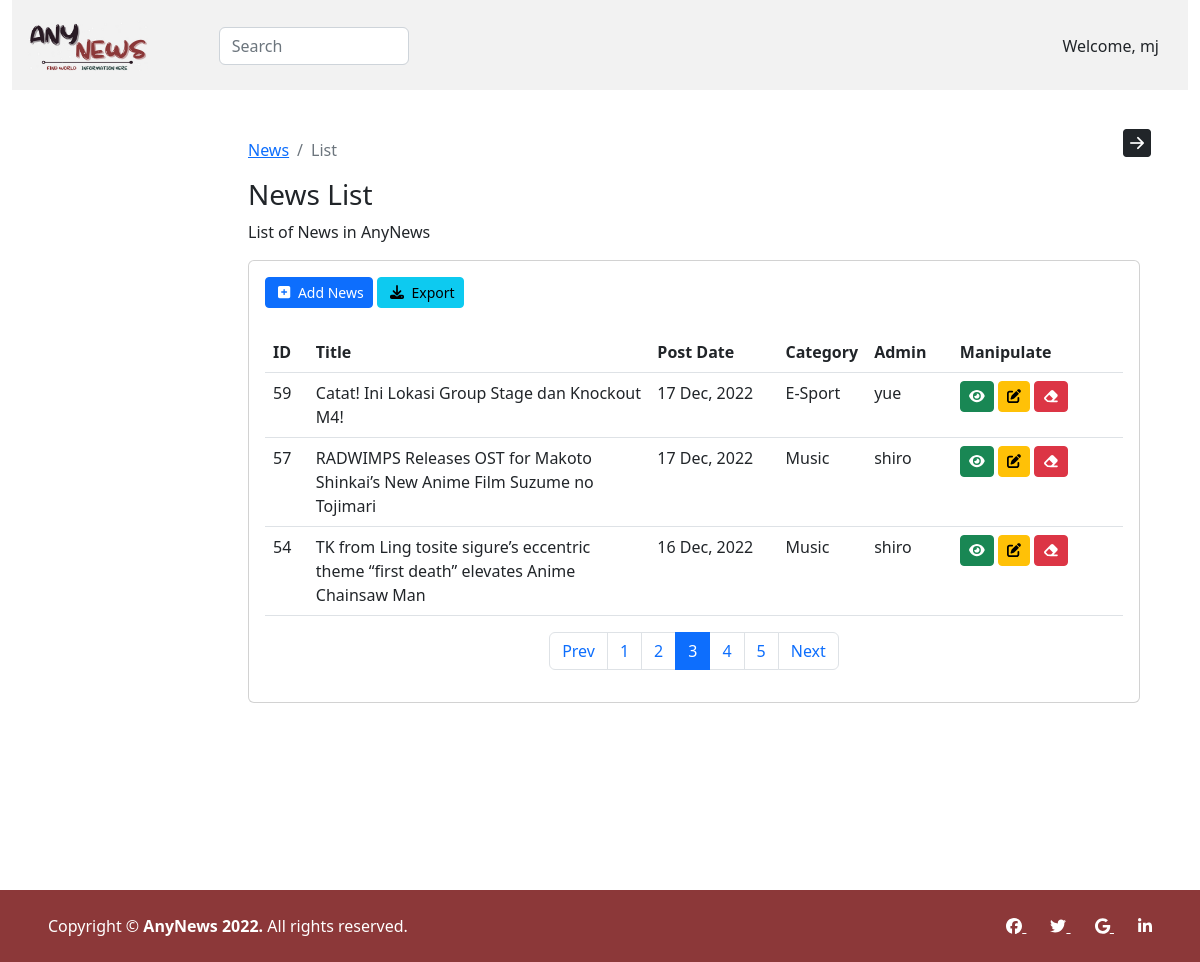
/admin/news/index.php?page=3 (signed in), run on the app's committed database.
### tables this page shows
CREATE TABLE `news` (
  `news_id` int(11) NOT NULL,
  `title` varchar(150) NOT NULL,
  `description` text NOT NULL,
  `post_date` varchar(50) NOT NULL,
  `category` varchar(100) NOT NULL,
  `admin` int(11) NOT NULL,
  `post_image` varchar(100) NOT NULL
);

CREATE TABLE `categories` (
  `category_id` int(11) NOT NULL,
  `category_name` varchar(100) NOT NULL,
  `post` int(11) NOT NULL
);

### admin/news/index.php (the view, shortened to what this page needs)
<!DOCTYPE html>
<html lang="en">
<head>
    <link href="../../assets/vendor/bootstrap/css/bootstrap.min.css" rel="stylesheet">
    <link href="../../assets/vendor/bootstrap-icons/bootstrap-icons.css" rel="stylesheet">
    <link href="../../assets/vendor/font-awesome/css/all.min.css" rel="stylesheet">
    <link href="../../assets/css/dashboard.css" rel="stylesheet">
</head>
<body>
    <div class="container-fluid">
        <?php include'nav-news.php' ?>
        <div class="container-fluid">
            <div class="row">
                <div class="col min-vh-100 p-4">
                    <button class="btn float-end" data-bs-toggle="offcanvas" data-bs-target="#offcanvas" role="button">
                        <i class="bi bi-arrow-right-square-fill fs-3" data-bs-toggle="offcanvas" data-bs-target="#offcanvas"></i>
                    </button>
                    <main class="col-md-9 ms-sm-auto col-lg-10 px-md-4 py-4">
                        <nav aria-label="breadcrumb">
                        <ol class="breadcrumb">
                            <li class="breadcrumb-item"><a href="index.php">News</a></li>
                            <li class="breadcrumb-item active" aria-current="page">List</li>
                        </ol>
                        </nav>
                        <h1 class="h3">News List</h1>
                        <p>List of News in AnyNews</p>
                        <div class="card">
                            <div class="card-body">
                                <a href="create.php" class="btn btn-block btn-primary btn-sm mb-4">
                                    <i class="fa-solid fa-square-plus mx-1"></i> Add News
                                </a>
                                <a href="../../print.php" class="btn btn-block btn-info btn-sm mb-4">
                                    <i class="fa-solid fa-download mx-1"></i> Export
                                </a>
                                <div class="table-responsive">
                                    <?php
                                        include'../../connect.php';
                                        $limit = 3;
                                        if(isset($_GET['page'])){
                                            $page = $_GET['page'];
                                        }else{
                                            $page = 1;
                                        }
                                        $offset = ($page - 1) * $limit;
                                        if($_SESSION['admin_role'] == '1'){
                                        $sql = "SELECT news.news_id, news.title, news.post_date,
                                                categories.category_name, admins.username, news.category
                                                FROM news
                                                LEFT JOIN categories ON news.category = categories.category_id
                                                LEFT JOIN admins ON news.admin = admins.admin_id
                                                ORDER BY news.news_id
                                                DESC LIMIT {$offset},{$limit}";
                                        }
                                        $result = mysqli_query($conn,$sql) or die("Query Failed.");
                                        if (mysqli_num_rows($result) > 0) {
                                    ?>
                                    <table class="table">
                                        <thead>
                                            <tr>
                                                <th width="5%" scope="col">ID</th>
                                                <th width="40%" scope="col">Title</th>
                                                <th width="15%" scope="col">Post Date</th>
                                                <th width="10%" scope="col">Category</th>
                                                <th width="10%" scope="col">Admin</th>
                                                <th width="20%" scope="col">Manipulate</th>
                                            </tr>
                                        </thead>
                                        <tbody>
                                            <?php while ($row = mysqli_fetch_assoc($result)) { ?>
                                                <tr>
                                                    <td class="id"><?php echo $row['news_id']; ?></td>
                                                    <td><?php echo $row['title']; ?></td>
                                                    <td><?php echo $row['post_date']; ?></td>
                                                    <td><?php echo $row['category_name']; ?></td>
                                                    <td><?php echo $row['username']; ?></td>
                                                    <td>
                                                        <a href='read.php?id=<?php echo $row["news_id"]; ?>' class="btn btn-sm btn-success"><i class="fa-solid fa-eye"></i></a>
                                                        <a href='update.php?id=<?php echo $row["news_id"]; ?>' class="btn btn-sm btn-warning"><i class="fa-solid fa-edit"></i></a>
                                                        <a href='delete.php?id=<?php echo $row["news_id"]; ?>&catid=<?php echo $row["category"]; ?>' onclick="return confirm_delete()"
                                                        class="btn btn-sm btn-danger"><i class="fa-solid fa-eraser"></i></a>
                                                    </td>
                                                </tr>
                                            <?php } ?>
                                        </tbody>
                                    </table>
                                    <?php
                                    }
                                        $sql1 = "SELECT * FROM news";
                                        $result1 = mysqli_query($conn, $sql1) or die("Query Failed.");
                                        if(mysqli_num_rows($result1) > 0) {
                                        $total_record = mysqli_num_rows($result1);
                                        $total_page = ceil($total_record / $limit);
                                        echo '<ul class="pagination justify-content-center">';
                                        if($page > 1){
                                            echo '<li class="page-item"><a class="page-link" href="index.php?page='.($page - 1).'">Prev</a></li>';
                                        }
                                        for($i = 1; $i <= $total_page; $i++){
                                        if($i == $page){
                                            $active = "active";
                                        }else{
                                            $active = "";
                                        }
                                            echo '<li class="page-item '.$active.'"><a class="page-link" href="index.php?page=' . $i . '">' . $i . '</a></li>';
                                        }
                                        if($total_page > $page){
                                            echo '<li class="page-item"><a class="page-link" href="index.php?page='.($page + 1).'">Next</a></li>';
                                        }
                                            echo '</ul>';
                                        }
                                    ?>
                                </div>
                            </div>
                        </div>
                    </main>
                </div>
            </div>
        </div>
    </div>
    <footer class="footer">
        <div class="d-flex flex-column flex-md-row text-center text-md-start justify-content-between py-4 px-4 px-xl-5">
            <div class="text-white mb-3 mb-md-0">
                Copyright &copy; <strong>AnyNews 2022.</strong> All rights reserved.
            </div>
            <div>
                <a href="#" class="text-white me-4">
                    <i class="fa-brands fa-facebook"></i>
                </a>
                <a href="#" class="text-white me-4">
                    <i class="fa-brands fa-twitter"></i>
                </a>
                <a href="#" class="text-white me-4">
                    <i class="fa-brands fa-google"></i>
                </a>
                <a href="#" class="text-white">
                    <i class="fa-brands fa-linkedin-in"></i>
                </a>
            </div>
        </div>
    </footer>
</body>
</html>

### assets/css/dashboard.css (style rules this page uses)
.footer { background: #8c3839; }

### data on the page
news: news_id "59", title "Catat! Ini Lokasi Group Stage dan Knockout M4!", post_date "17 Dec, 2022", categories.category_name "E-Sport", admins.username "yue"
news: news_id "57", title "RADWIMPS Releases OST for Makoto Shinkai’s New Anime Film Suzume no Tojimari", post_date "17 Dec, 2022", categories.category_name "Music", admins.username "shiro"
news: news_id "54", title "TK from Ling tosite sigure’s eccentric theme “first death” elevates Anime Chainsaw Man", post_date "16 Dec, 2022", categories.category_name "Music", admins.username "shiro"

### other printed values
$_SESSION['username'] "mj"
